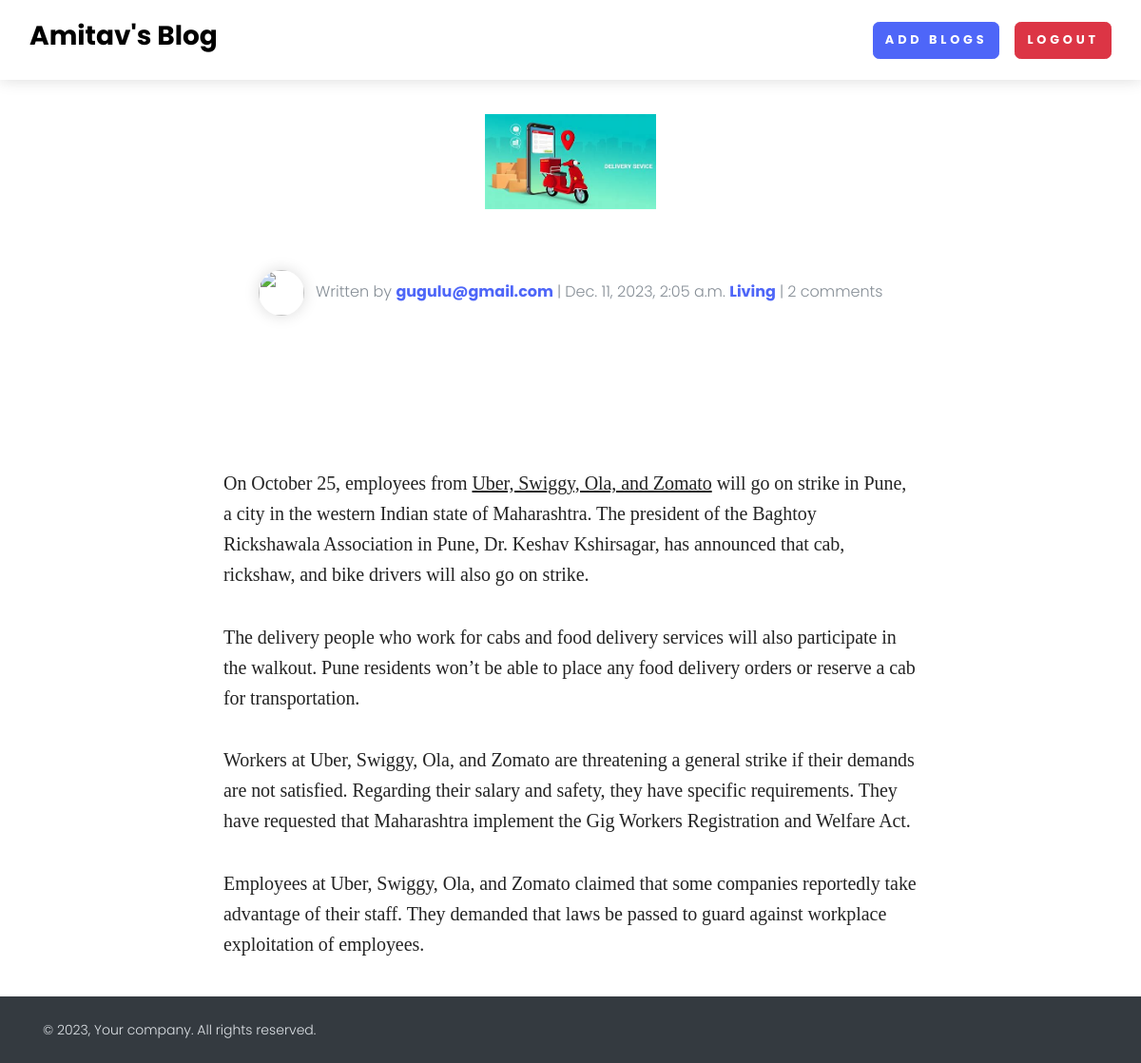
The app's page /blog_detail/uber-swiggy-ola-zomato-workers-to-hold-strike-on-october-25 (signed in) with its own data.
### home/models.py (models this page shows, shortened)
class BlogModel(models.Model):
    title=models.CharField(max_length=1000)
    content=FroalaField()
    slug=models.SlugField(max_length=1000,null=True,blank=True)
    image=models.ImageField(upload_to='blog')
    user=models.ForeignKey(User,blank=True,null=True,on_delete=models.CASCADE)
    created_at = models.DateTimeField(auto_now_add=True)
    updated_at=models.DateTimeField(auto_now=True)

### home/views.py (the view)
# urls.py: path('blog_detail/<slug>',blog_detail,name="blog_detail"),
def blog_detail(request,slug):
    context={}
    try:
       blog_obj=BlogModel.objects.filter(slug=slug).first()
       context['blog_obj']=blog_obj
    except Exception as e:
        print(e)
    return render(request,'blog_detail.html',context)

### home/templates/blog_detail.html
{%extends "base.html" %}
{% block start %}
    <section>
      <div class="container mt-5">
        <div class="row text-center">
            <div class="col-xl-10  mx-auto">
              <img class="img-fluid mb-5" style="height: 100px; " src="/media/{{blog_obj.image}}" alt="">
            </div>
          </div>
        <div class="row">
          <div class="col-xl-8 col-lg-10 mx-auto">
            <p class="py-3 mb-5 text-muted text-center font-weight-light"><a href="#"><img class="avatar mr-2" src="" alt=""></a> Written by <a class="font-weight-bold" href="#">{{user.username}}</a><span class="mx-1">|</span>{{blog_obj.created_at}} <a class="font-weight-bold" href="blog.html">Living</a><span class="mx-1">|</span><a class="text-muted" href="#">2 comments                </a></p>
          </div>
        </div>
        <div class="row">
          <div class="col-xl-10 mx-auto"><img class="img-fluid mb-5" src="../../../d19m59y37dris4.cloudfront.net/directory/1-6-1/img/photo/photo-1471189641895-16c58a695bcb.jpg" alt=""></div>
        </div>
        <div class="row">
          <div class="col-xl-8 col-lg-10  mx-auto">
            <div class="text-content mt-5  mb-5" >
               {{blog_obj.content|safe}}
            </div>
         </div>
         </div>
        </section>
{% endblock %}

### records on screen
BlogModel: image (picture), created_at "Dec. 11, 2023, 2:05 a.m.", content "On October 25, employees from Uber, Swiggy, Ola, and Zomato will go on strike in Pune, a city in the western Indian state of Maharashtra. The president of the Baghtoy Rickshawala Association in Pune, Dr. Keshav Kshirsagar, has announced that cab, rickshaw, and bike drivers will also go on strike. The delivery people who work for cabs and food delivery services will also participate in the walkout. Pune residents won’t be able to place any food delivery orders or reserve a cab for transportation. Workers at Uber, Swiggy, Ola, and Zomato are threatening a general strike if their demands are not satisfied. Regarding their salary and safety, they have specific requirements. They have requested…"

### other values on screen
{{ user.username }} "gugulu@gmail.com"
